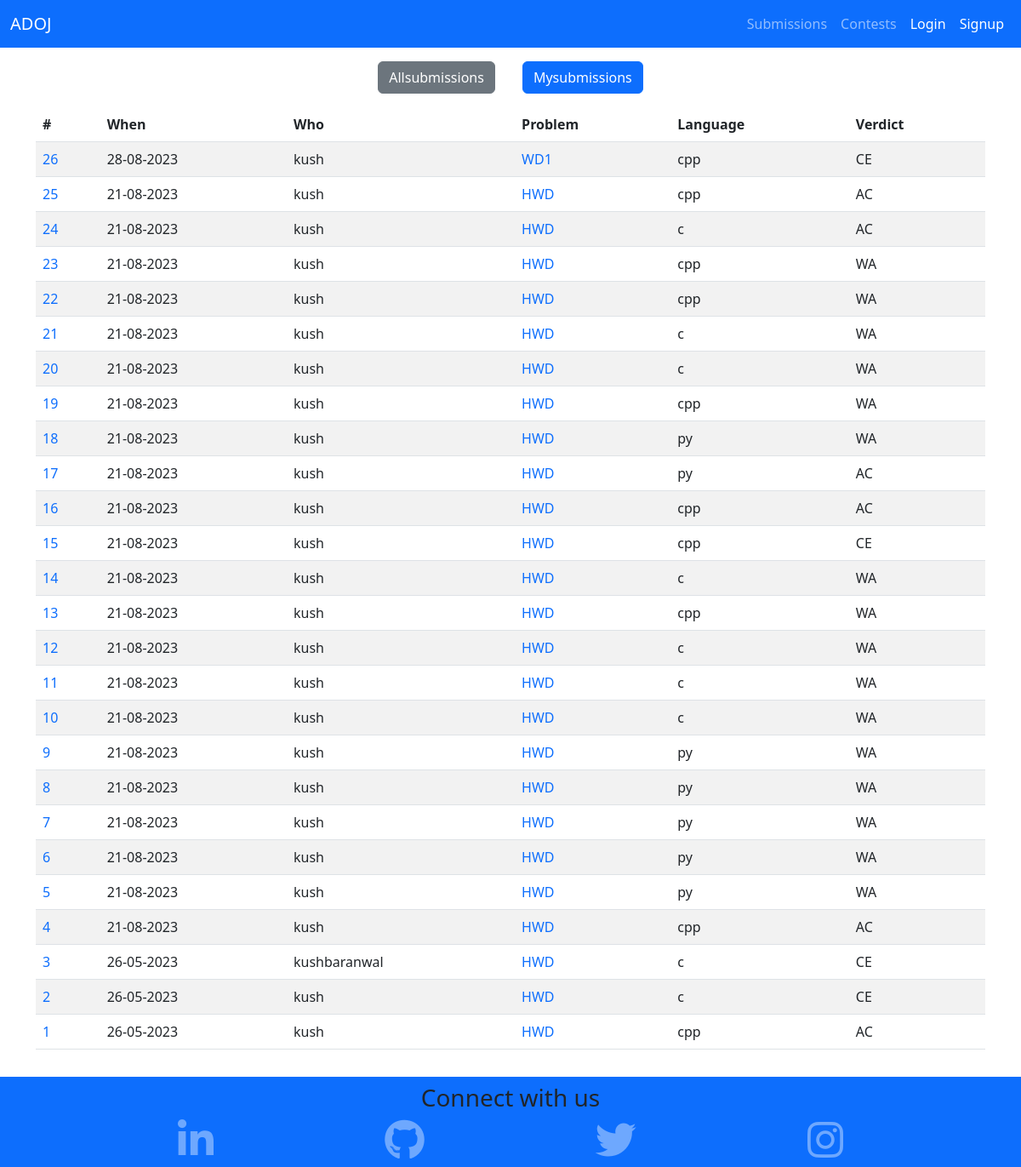
Screenshot of /leaderboard/?all=True with the database file from the repository.
### home/models.py (models this page shows, shortened)
class Solution(models.Model):
    username = models.ForeignKey(
        User, max_length=50, on_delete=models.CASCADE, default=None
    )
    problem_code = models.ForeignKey(Problem, on_delete=models.CASCADE, default=None)
    language = models.CharField(
        max_length=7,
        choices=(("c", "C"), ("cpp", "C++"), ("py", "Python"), ("java", "Java")),
    )
    solution_code = models.TextField()
    verdict = models.CharField(max_length=50)
    submittedAt = models.DateTimeField(auto_now=True)

class Problem(models.Model):
    name = models.CharField(max_length=50)
    code = models.CharField(max_length=50)
    statement = RichTextField(blank=True, null=True)
    input_formate = RichTextField(blank=True, null=True)
    output_formate = RichTextField(blank=True, null=True)
    problem_constraint = RichTextField(blank=True, null=True)
    difficulty = models.CharField(
        max_length=10,
        choices=(("easy", "Easy"), ("medium", "Medium"), ("hard", "Hard")),
    )
    live = models.BooleanField(default=False)
    def __str__(self):
        return self.code

### home/views.py (the view)
# urls.py: path("leaderboard/", views.leaderboard, name="leaderboard"),
def leaderboard(request):
    try:
        allsub = request.GET.get("all", None)
        if request.user.is_authenticated:
            solutions = Solution.objects.filter(username=request.user)
            messages.error(
                request,
                "Please login to see submissions.",
                extra_tags="alert alert-danger alert-dismissible fade show",
            )
        else:
            allsub = "True"
        if allsub == "True":
            solutions = Solution.objects.all()
        solutions = solutions.order_by("-submittedAt")
    except Solution.DoesNotExist:
        messages.error(
            request,
            "solution does not exist, try again.",
            extra_tags="alert alert-danger alert-dismissible fade show",
        )
        return redirect("leaderboard")
    return render(request, "home/leaderboard.html", {"solutions": solutions})

### templates/home/leaderboard.html
{% extends 'base.html' %}
{% block content %}
<div class="container d-flex flex-wrap justify-content-center align-items-center my-3">
  <a class="btn btn-{% if 'all' in request.GET %}secondary{% else %}primary{% endif %} mx-3" href="?all=True"
    role="button">Allsubmissions</a>
  <a class="btn btn-{% if 'all' in request.GET %}primary{% else %}secondary{% endif %} mx-3" href="?all=False"
    role="button">Mysubmissions</a>
</div>
<div class="container d-flex flex-wrap justify-content-center align-items-center my-3">
{% if solutions %}
<table class="table table-striped">
  <thead>
    <tr>
      <th id="codeid">#</th>
      <th>When</th>
      <th>Who</th>
      <th class="problem">Problem</th>
      <th>Language</th>
      <th>Verdict</th>
    </tr>
  </thead>
  <tbody>
    {% for sol in solutions %}
    <tr>
      <td><a class="text-decoration-none" href="{% url 'home:solution' sol.id %}">{{sol.id}}</a></td>
      <td>{{sol.submittedAt|date:"d-m-Y"}}</td>
      <td>{{sol.username}}</td>
      <td>
        <a class="text-decoration-none"
          href="{% url 'home:problem' sol.problem_code.id %}">{{sol.problem_code}}</a>
      </td>
      <td>
        {{sol.language}}
      </td>
      <td>
        {{sol.verdict}}
      </td>
    </tr>
    {% endfor %}
  </tbody>
</table>
{% else %}
<h3 class="text-center">No submission found</h3>
{% endif %}
</div>
{% endblock content %}

### rows the page displays
Solution: id "26", submittedAt "28-08-2023", username "kush", problem_code "WD1", language "cpp", verdict "CE"
Solution: id "25", submittedAt "21-08-2023", username "kush", problem_code "HWD", language "cpp", verdict "AC"
Solution: id "24", submittedAt "21-08-2023", username "kush", problem_code "HWD", language "c", verdict "AC"
Solution: id "23", submittedAt "21-08-2023", username "kush", problem_code "HWD", language "cpp", verdict "WA"
Solution: id "22", submittedAt "21-08-2023", username "kush", problem_code "HWD", language "cpp", verdict "WA"
Solution: id "21", submittedAt "21-08-2023", username "kush", problem_code "HWD", language "c", verdict "WA"
Solution: id "20", submittedAt "21-08-2023", username "kush", problem_code "HWD", language "c", verdict "WA"
Solution: id "19", submittedAt "21-08-2023", username "kush", problem_code "HWD", language "cpp", verdict "WA"
Solution: id "18", submittedAt "21-08-2023", username "kush", problem_code "HWD", language "py", verdict "WA"
Solution: id "17", submittedAt "21-08-2023", username "kush", problem_code "HWD", language "py", verdict "AC"
Solution: id "16", submittedAt "21-08-2023", username "kush", problem_code "HWD", language "cpp", verdict "AC"
Solution: id "15", submittedAt "21-08-2023", username "kush", problem_code "HWD", language "cpp", verdict "CE"
Solution: id "14", submittedAt "21-08-2023", username "kush", problem_code "HWD", language "c", verdict "WA"
Solution: id "13", submittedAt "21-08-2023", username "kush", problem_code "HWD", language "cpp", verdict "WA"
Solution: id "12", submittedAt "21-08-2023", username "kush", problem_code "HWD", language "c", verdict "WA"
Solution: id "11", submittedAt "21-08-2023", username "kush", problem_code "HWD", language "c", verdict "WA"
Solution: id "10", submittedAt "21-08-2023", username "kush", problem_code "HWD", language "c", verdict "WA"
Solution: id "9", submittedAt "21-08-2023", username "kush", problem_code "HWD", language "py", verdict "WA"
Solution: id "8", submittedAt "21-08-2023", username "kush", problem_code "HWD", language "py", verdict "WA"
Solution: id "7", submittedAt "21-08-2023", username "kush", problem_code "HWD", language "py", verdict "WA"
Solution: id "6", submittedAt "21-08-2023", username "kush", problem_code "HWD", language "py", verdict "WA"
Solution: id "5", submittedAt "21-08-2023", username "kush", problem_code "HWD", language "py", verdict "WA"
Solution: id "4", submittedAt "21-08-2023", username "kush", problem_code "HWD", language "cpp", verdict "AC"
Solution: id "3", submittedAt "26-05-2023", username "kushbaranwal", problem_code "HWD", language "c", verdict "CE"
Solution: id "2", submittedAt "26-05-2023", username "kush", problem_code "HWD", language "c", verdict "CE"
Solution: id "1", submittedAt "26-05-2023", username "kush", problem_code "HWD", language "cpp", verdict "AC"
